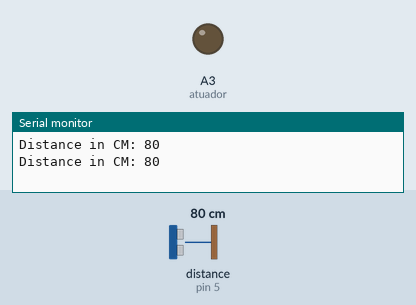
Simulated run of this sketch. Board: Arduino Uno, built with avr-gcc and run on an emulated ATmega328P. Shown: output pins drawn as LEDs (lit = HIGH), the last lines printed to the serial monitor. The test bench sets the inputs (shaded band); at power-on: distance to the obstacle (sensor on pin 5) 80 cm. The echo pulse lasts 58.3 µs per cm.

Above: at 1.8 s.
1.9 s: distance to the obstacle (sensor on pin 5) set to 16 cm
4.2 s: distance to the obstacle (sensor on pin 5) set to 12 cm
At 7.2 s:
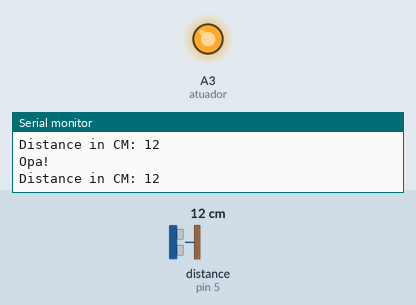
7.5 s: distance to the obstacle (sensor on pin 5) set to 18 cm
At 9.7 s:
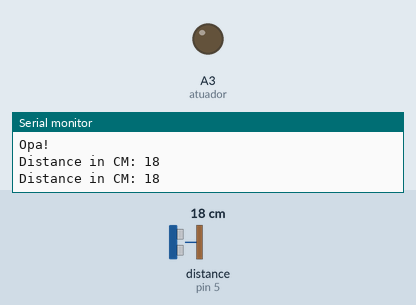
10.5 s: distance to the obstacle (sensor on pin 5) set to 2 cm
At 13.4 s:
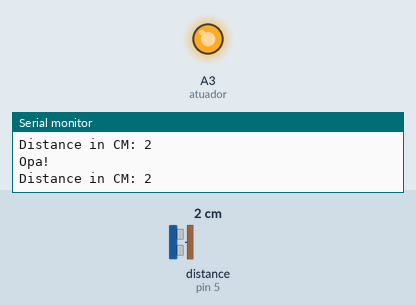
Timing chart, 0 to 14.5 s (numbered marks = the images above; inputs shaded):
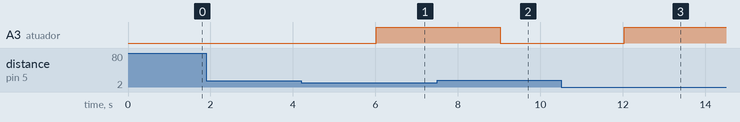

The sketch:

bipa_buzzer.ino
```cpp
#include <Ultrasonic.h>
#define p_trig 4
#define p_echo 5
#define atuador A3
Ultrasonic ultrasonic(p_trig, p_echo);
int distance;

void setup() {
  Serial.begin(9600);
  pinMode(atuador, OUTPUT);
}

void loop() {
  // Pass INC as a parameter to get the distance in inches
  distance = ultrasonic.read();

  Serial.print("Distance in CM: ");
  Serial.println(distance);
  delay(1000);
  if(distance < 15){
    Serial.println("Opa!");
    // bipar buzzer
    analogWrite(atuador, 180);
  }else{
    analogWrite(atuador, 0);
  }
}
```

Measured:
- the behaviour switches between 15 and 14 cm on distance to the obstacle (sensor on pin 5) (found by bisection; images 0 and 1)
- after the input at 4.2 s, A3 (atuador): LOW → HIGH after 1.8 s
- after the input at 7.5 s, A3 (atuador): HIGH → LOW after 1.5 s
- after the input at 10.5 s, A3 (atuador): LOW → HIGH after 1.5 s
